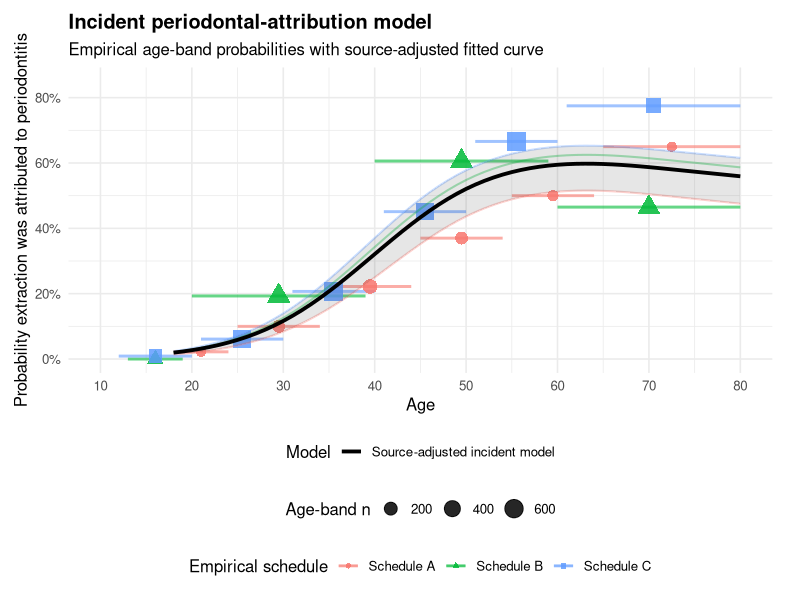
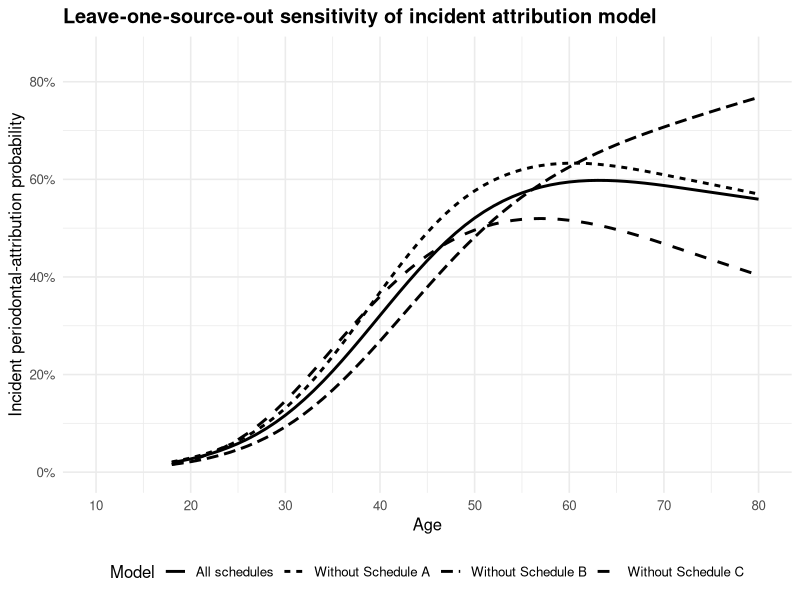

These figures' R source, in order:
# ============================================================
# Incident periodontal-attribution model
# ============================================================
#
# Purpose:
#   Estimate q(a), the age-specific probability that an extraction
#   occurring at age a was attributed to periodontitis.
#
# Important:
#   This is an incident extraction-reason model.
#   It is NOT the final probability assigned to teeth already missing
#   at NHANES examination.
#
# Later step:
#   q(a) will be integrated over the age-pattern of accumulated
#   missing teeth to estimate pi(A), the cumulative missing-tooth
#   attribution weight.
#
# Conceptual distinction:
#   q(a)  = probability current extraction was periodontal
#   pi(A) = cumulative periodontal contribution to teeth already missing
# ============================================================


# ------------------------------------------------------------
# 0. Packages
# ------------------------------------------------------------

library(tidyverse)
library(splines)
library(scales)


# ------------------------------------------------------------
# 1. Enter primary empirical calibration schedules
# ------------------------------------------------------------

open_age_upper <- 80

prob_bands <- tribble(
  ~schedule, ~author, ~country, ~age_low, ~age_high, ~n, ~p,
  
  # Schedule A: Chrysanthakopoulos 2011, Greece
  "Schedule A", "Chrysanthakopoulos (2011)", "Greece", 18, 24,  91, .022,
  "Schedule A", "Chrysanthakopoulos (2011)", "Greece", 25, 34, 200, .100,
  "Schedule A", "Chrysanthakopoulos (2011)", "Greece", 35, 44, 305, .222,
  "Schedule A", "Chrysanthakopoulos (2011)", "Greece", 45, 54, 198, .370,
  "Schedule A", "Chrysanthakopoulos (2011)", "Greece", 55, 64, 130, .500,
  "Schedule A", "Chrysanthakopoulos (2011)", "Greece", 65, NA,  94, .650,
  
  # Schedule B: Murray et al. 1996, Canada
  "Schedule B", "Murray et al. (1996)", "Canada",  1, 12,  50, .000,
  "Schedule B", "Murray et al. (1996)", "Canada", 13, 19, 175, .000,
  "Schedule B", "Murray et al. (1996)", "Canada", 20, 39, 535, .193,
  "Schedule B", "Murray et al. (1996)", "Canada", 40, 59, 488, .606,
  "Schedule B", "Murray et al. (1996)", "Canada", 60, NA, 462, .465,
  
  # Schedule C: Al-Shammari et al. 2006, Kuwait
  "Schedule C", "Al-Shammari et al. (2006)", "Kuwait", 12, 20, 223, .009,
  "Schedule C", "Al-Shammari et al. (2006)", "Kuwait", 21, 30, 506, .061,
  "Schedule C", "Al-Shammari et al. (2006)", "Kuwait", 31, 40, 633, .207,
  "Schedule C", "Al-Shammari et al. (2006)", "Kuwait", 41, 50, 495, .451,
  "Schedule C", "Al-Shammari et al. (2006)", "Kuwait", 51, 60, 592, .666,
  "Schedule C", "Al-Shammari et al. (2006)", "Kuwait", 61, NA, 334, .775
) |>
  mutate(
    age_high_plot = if_else(is.na(age_high), open_age_upper, age_high),
    age_mid = (age_low + age_high_plot) / 2,
    age_band = if_else(
      is.na(age_high),
      paste0(age_low, "+"),
      paste0(age_low, "\u2013", age_high)
    ),
    schedule = factor(schedule),
    author = factor(author),
    approx_perio_n = n * p
  )


print(prob_bands)


# ------------------------------------------------------------
# 2. Fit source-adjusted incident attribution model
# ------------------------------------------------------------
# q(a) = P(periodontal reason | extraction at age a)
#
# The model is weighted by age-band n.
# quasibinomial is used because the inputs are grouped proportions
# from heterogeneous empirical sources.

fit_incident <- glm(
  p ~ ns(age_mid, df = 3) + schedule,
  data = prob_bands,
  weights = n,
  family = quasibinomial(link = "logit")
)

summary(fit_incident)


# ------------------------------------------------------------
# 3. Predict q(a) across the adult age range
# ------------------------------------------------------------

prediction_ages <- 18:open_age_upper

pred_grid <- crossing(
  age_mid = prediction_ages,
  schedule = levels(prob_bands$schedule)
) |>
  mutate(
    schedule = factor(schedule, levels = levels(prob_bands$schedule))
  )

pred_grid$q_source <- predict(
  fit_incident,
  newdata = pred_grid,
  type = "response"
)

incident_curve <- pred_grid |>
  group_by(age = age_mid) |>
  summarise(
    q_incident = mean(q_source),
    q_min_source = min(q_source),
    q_max_source = max(q_source),
    .groups = "drop"
  )


# ------------------------------------------------------------
# 4. Inspect fitted incident probabilities
# ------------------------------------------------------------

incident_summary <- incident_curve |>
  filter(age %in% c(18, 25, 30, 35, 40, 45, 50, 55, 60, 65, 70, 75, 80)) |>
  transmute(
    age,
    q_incident = percent(q_incident, accuracy = 0.1),
    q_min_source = percent(q_min_source, accuracy = 0.1),
    q_max_source = percent(q_max_source, accuracy = 0.1)
  )

print(incident_summary, n = Inf)


# ------------------------------------------------------------
# 5. Plot empirical schedules and incident attribution model
# ------------------------------------------------------------

incident_model_plot <- ggplot() +
  
  # Empirical age-band probabilities
  geom_segment(
    data = prob_bands,
    aes(
      x = age_low,
      xend = age_high_plot,
      y = p,
      yend = p,
      colour = schedule
    ),
    linewidth = 1,
    alpha = 0.60
  ) +
  
  # Empirical midpoint probabilities, sized by n
  geom_point(
    data = prob_bands,
    aes(
      x = age_mid,
      y = p,
      colour = schedule,
      shape = schedule,
      size = n
    ),
    alpha = 0.85
  ) +
  
  # Source-specific fitted curves
  geom_line(
    data = pred_grid,
    aes(
      x = age_mid,
      y = q_source,
      colour = schedule,
      group = schedule
    ),
    linewidth = 0.7,
    alpha = 0.35
  ) +
  
  # Range across schedule-specific predictions
  geom_ribbon(
    data = incident_curve,
    aes(
      x = age,
      ymin = q_min_source,
      ymax = q_max_source
    ),
    alpha = 0.12
  ) +
  
  # Pooled source-adjusted incident model
  geom_line(
    data = incident_curve,
    aes(
      x = age,
      y = q_incident,
      linetype = "Source-adjusted incident model"
    ),
    colour = "black",
    linewidth = 1.3
  ) +
  
  scale_y_continuous(
    labels = percent_format(accuracy = 1),
    limits = c(0, 0.85),
    breaks = seq(0, 0.8, 0.2)
  ) +
  
  scale_x_continuous(
    breaks = seq(10, open_age_upper, 10),
    limits = c(10, open_age_upper)
  ) +
  
  scale_size_continuous(
    range = c(2, 6)
  ) +
  
  labs(
    title = "Incident periodontal-attribution model",
    subtitle = "Empirical age-band probabilities with source-adjusted fitted curve",
    x = "Age",
    y = "Probability extraction was attributed to periodontitis",
    colour = "Empirical schedule",
    shape = "Empirical schedule",
    size = "Age-band n",
    linetype = "Model"
  ) +
  
  theme_minimal(base_size = 12) +
  theme(
    legend.position = "bottom",
    legend.box = "vertical",
    plot.title = element_text(face = "bold"),
    plot.margin = margin(10, 20, 10, 10)
  )

print(incident_model_plot)


# Optional save
# ggsave(
#   filename = "incident_periodontal_attribution_model.png",
#   plot = incident_model_plot,
#   width = 10,
#   height = 7,
#   dpi = 300
# )


# ------------------------------------------------------------
# 6. Leave-one-source-out sensitivity check
# ------------------------------------------------------------
# This checks whether the incident curve is strongly driven by
# any single empirical schedule.

fit_leave_one_out <- function(excluded_schedule = NULL) {
  
  dat <- prob_bands
  
  if (!is.null(excluded_schedule)) {
    dat <- dat |>
      filter(schedule != excluded_schedule) |>
      mutate(schedule = droplevels(schedule))
  }
  
  fit <- glm(
    p ~ ns(age_mid, df = 3) + schedule,
    data = dat,
    weights = n,
    family = quasibinomial(link = "logit")
  )
  
  pg <- crossing(
    age_mid = prediction_ages,
    schedule = levels(dat$schedule)
  ) |>
    mutate(
      schedule = factor(schedule, levels = levels(dat$schedule))
    )
  
  pg$q_source <- predict(fit, newdata = pg, type = "response")
  
  pg |>
    group_by(age = age_mid) |>
    summarise(
      q_incident = mean(q_source),
      .groups = "drop"
    ) |>
    mutate(
      model = if_else(
        is.null(excluded_schedule),
        "All schedules",
        paste0("Without ", excluded_schedule)
      )
    )
}


sensitivity_curves <- bind_rows(
  fit_leave_one_out(NULL),
  fit_leave_one_out("Schedule A"),
  fit_leave_one_out("Schedule B"),
  fit_leave_one_out("Schedule C")
)


sensitivity_summary <- sensitivity_curves |>
  filter(age %in% c(30, 40, 50, 60, 70, 80)) |>
  transmute(
    model,
    age,
    q_incident = percent(q_incident, accuracy = 0.1)
  ) |>
  pivot_wider(
    names_from = age,
    values_from = q_incident,
    names_prefix = "Age "
  )

print(sensitivity_summary, n = Inf)


sensitivity_plot <- ggplot(sensitivity_curves) +
  geom_line(
    aes(
      x = age,
      y = q_incident,
      linetype = model
    ),
    colour = "black",
    linewidth = 1
  ) +
  scale_y_continuous(
    labels = percent_format(accuracy = 1),
    limits = c(0, 0.85),
    breaks = seq(0, 0.8, 0.2)
  ) +
  scale_x_continuous(
    breaks = seq(10, open_age_upper, 10),
    limits = c(10, open_age_upper)
  ) +
  labs(
    title = "Leave-one-source-out sensitivity of incident attribution model",
    x = "Age",
    y = "Incident periodontal-attribution probability",
    linetype = "Model"
  ) +
  theme_minimal(base_size = 12) +
  theme(
    legend.position = "bottom",
    plot.title = element_text(face = "bold")
  )

print(sensitivity_plot)


# ------------------------------------------------------------
# 7. Prediction function for q(a)
# ------------------------------------------------------------
# Returns the incident periodontal-attribution probability.
# This is the input for the later cumulative model.

predict_q_incident_periodontal <- function(age) {
  
  age_clipped <- pmin(
    pmax(age, min(incident_curve$age)),
    max(incident_curve$age)
  )
  
  approx(
    x = incident_curve$age,
    y = incident_curve$q_incident,
    xout = age_clipped,
    rule = 2
  )$y
}


# Quick test
tibble(
  age = c(30, 40, 50, 60, 70, 80),
  q_incident_periodontal = predict_q_incident_periodontal(age)
) |>
  mutate(
    q_incident_periodontal =
      percent(q_incident_periodontal, accuracy = 0.1)
  ) |>
  print()


# ------------------------------------------------------------
# 8. Save lookup table for cumulative model
# ------------------------------------------------------------

incident_attribution_lookup <- incident_curve |>
  transmute(
    age,
    q_incident,
    q_min_source,
    q_max_source
  )

# Optional save
# write_csv(
#   incident_attribution_lookup,
#   "incident_periodontal_attribution_lookup.csv"
# )
